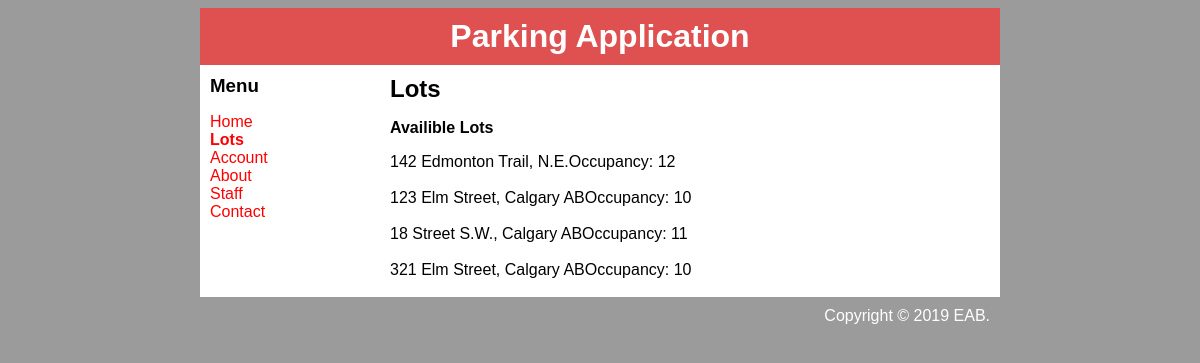
The page /showlots.php on the database its author committed.
### tables this page shows
CREATE TABLE `lot_location` (
  `lot_id` int(5) NOT NULL,
  `location` varchar(30) NOT NULL
);

CREATE TABLE `parking_lot` (
  `lot_id` int(5) NOT NULL,
  `num_floors` int(2) NOT NULL,
  `num_available` int(4) NOT NULL,
  `num_total` int(4) NOT NULL
);

### showlots.php (the view, shortened to what this page needs)
<?php
    include_once 'includes/dbh.inc.php';
?>
<!DOCTYPE html>
<html>
  <head>
  </head>
  <body>
    <div id="container">
      <div id="header">
        <h1>Parking Application</h1>
        <link rel="stylesheet" type="text/css" href="design.css" />
      </div>
      <div id="content">
        <div id="nav">
          <h3>Menu</h3>
            <ul>
              <li><a href="index.html">Home</a></li>
              <li><a class="selected" href="">Lots</a></li>
              <li><a href="login.php">Account</a></li>
              <li><a href="about.html">About</a></li>
			  <li><a href="login_staff.php">Staff</a></li>
              <li><a href="contact.html">Contact</a></li>
            </ul>
        </div>
        <div id="main">
          <h2>Lots</h2>
          <p><b>Availible Lots</b></p>
          <?php
            $sql = "SELECT * FROM  lot_location;";
            $result = mysqli_query($conn, $sql);
            $resultCheck = mysqli_num_rows($result);
			$sql2 = "SELECT * FROM parking_lot;";
			$result2= mysqli_query ($conn, $sql2);
            if ($resultCheck > 0){
                while(($column = mysqli_fetch_assoc($result)) && ($column2 = mysqli_fetch_assoc($result2))){
                    echo "{$column['location']}";
					echo "Occupancy: {$column2['num_available']} <br> <br> \n";
                }
            }
          ?>
         </div>
      </div>
      <div id="footer">
        Copyright &copy; 2019 EAB.
      </div>
    </div>
  </body>
</html>

### design.css (style rules this page uses)
body { background-color: #9B9B9B; font-family: Helvetica, Arial, sans-sans-serif; }
a { text-decoration: none; color: red; }
h1, h2, h3 { margin: 0; }
#container { background-color: white; width: 800px; margin-left: auto; margin-right: auto; }
#header { background-color: #DF5151; color: white; text-align: center; padding: 10px; }
#content { padding: 10px; }
#nav { float: left; width: 180px; }
#nav ul { list-style-type: none; padding: 0; }
#nav .selected { font-weight: bold; }
#main { float: right; width: 600px; }
#footer { text-align: right; color: white; padding: 10px; clear: both; background-color: #9B9B9B; }

### rows shown on the page
parking_lot: num_available "12"
lot_location: location "142 Edmonton Trail, N.E."
parking_lot: num_available "10"
lot_location: location "123 Elm Street, Calgary AB"
parking_lot: num_available "11"
lot_location: location "18 Street S.W., Calgary AB"
parking_lot: num_available "10"
lot_location: location "321 Elm Street, Calgary AB"
